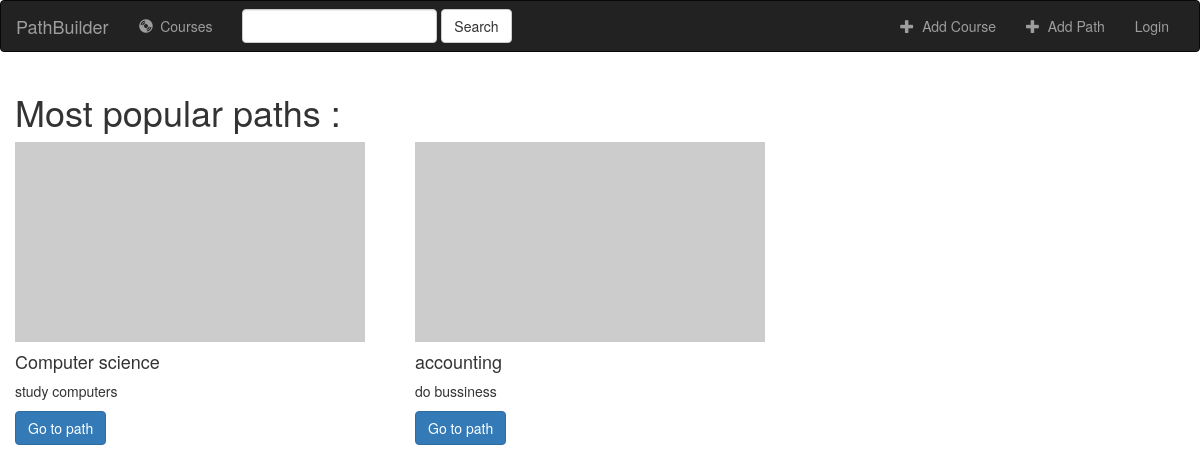
The app's page /paths/ with its own data.
### paths/models.py (models this page shows, shortened)
class Path(models.Model):
    name = models.CharField(max_length=200, blank=False)
    description = models.CharField(max_length=500)
    base = models.OneToOneField(Course, on_delete=models.CASCADE, related_name="base",blank=True,null=True)
    creator = models.ForeignKey(User, on_delete=models.SET_NULL, null=True, blank=True)
    def get_absolute_url(self):
        from django.urls import reverse
        return reverse('paths:show_path',args=[str(self.id)])

### paths/views.py (the view)
class PathListView(generic.ListView):
    model = Path
    paginate_by = 10

### paths/templates/paths/path_list.html (shortened to what this page needs)
{% extends 'base.html' %}
{% block body %}
<div class="container-fluid songs-container">
    <h1>Most popular paths : </h1>
    <div class="row">
      {% for path in path_list %}
      <div class="col-md-4">
        <div class="card" style="width: 20rem;">
          <img class="card-img-top" src="https://dummyimage.com/350x200/969196/fff.png" alt="Card image cap">
          <div class="card-body">
            <h4 class="card-title">{{path.name}}</h4>
            <p class="card-text">{{path.description}}</p>
            <a href="{{ path.get_absolute_url }}" class="btn btn-primary">Go to path</a>
          </div>
        </div>
      </div>
      {% endfor %}
    </div>
</div>
{% endblock %}

### records on screen
Path: name "Computer science", description "study computers"
Path: name "accounting", description "do bussiness"
